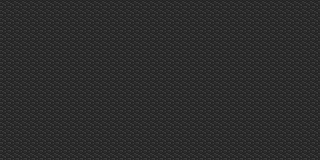

This is a level from a 2D game, rendered from its Tiled map with the project's own tilesets. A one-line summary and the map file follow, with tile-layer data summarised:
An orthogonal 40x20 tile map with 8x8 px tiles, 2 tile layers (backdrop, background).

<map version="1.0" orientation="orthogonal" width="40" height="20" tilewidth="8" tileheight="8">
 <tileset firstgid="1" name="dungeon01" tilewidth="8" tileheight="8" spacing="1">
  <image source="../img/map/dungeon01.png" width="44" height="53" />
 </tileset>
 <layer name="backdrop" width="40" height="20">
  <data>[800 cells, 800 non-empty, 1 distinct tile ids]</data>
 </layer>
 <layer name="background" width="40" height="20">
  <data>[800 cells, 0 non-empty, 0 distinct tile ids]</data>
 </layer>
</map>
